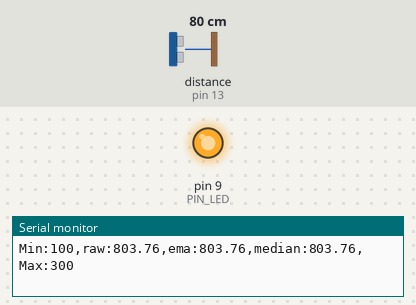
The sketch below on a simulated Arduino Uno, built with avr-gcc and run on an emulated ATmega328P. On the bench: output pins drawn as LEDs (lit = HIGH), the last lines printed to the serial monitor. Wiring (inferred from the names in the program): ultrasonic range finder: trigger pin 12; echo pin 13. The test bench sets the inputs (shaded band); at power-on: distance to the obstacle (sensor on pin 13) 80 cm. The echo pulse lasts 58.3 µs per cm; pins used as bus, display or sensor lines are not drawn.

Above: at 1.2 s.
1.3 s: distance to the obstacle (sensor on pin 13) set to 34 cm
2.9 s: distance to the obstacle (sensor on pin 13) set to 28 cm
At 4.4 s:
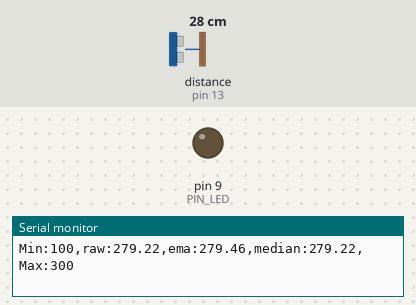
4.7 s: distance to the obstacle (sensor on pin 13) set to 12 cm
6.2 s: distance to the obstacle (sensor on pin 13) set to 9 cm
At 7.0 s:
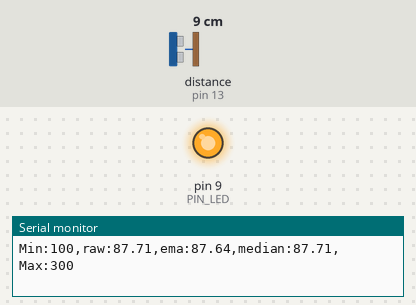
8.0 s: distance to the obstacle (sensor on pin 13) set to 18 cm
At 8.7 s:
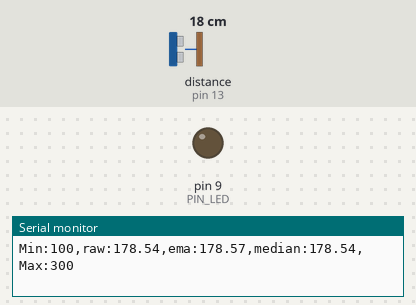
Timing chart, 0 to 10.8 s (numbered marks = the images above; inputs shaded):
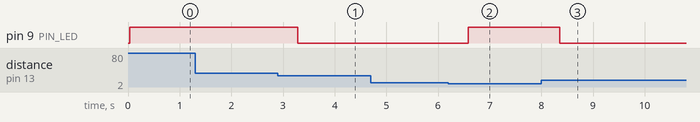

The sketch:

09_example_1_2.ino
```cpp
#define PIN_LED   9
#define PIN_TRIG 12
#define PIN_ECHO 13

#define SND_VEL 346.0
#define INTERVAL 25
#define PULSE_DURATION 10
#define _DIST_MIN 100
#define _DIST_MAX 300

#define TIMEOUT ((INTERVAL / 2) * 1000.0)
#define SCALE (0.001 * 0.5 * SND_VEL)
#define _EMA_ALPHA 0.5                      // EMA
#define MEDIAN_N 30                         // 중위수 필터 (3, 10, 30 택1하기)

unsigned long last_sampling_time = 0;
float dist_ema = _DIST_MAX;

// 중위수 필터용 링버퍼
float dist_samples[MEDIAN_N];
int   sample_index = 0;
int   sample_count = 0; // 현재 채워진 개수

// 함수 선언
float USS_measure(int TRIG, int ECHO);
float medianFilter(const float arr[], int n);

// 초음파 측정
float USS_measure(int TRIG, int ECHO) {
  digitalWrite(TRIG, HIGH);
  delayMicroseconds(PULSE_DURATION);
  digitalWrite(TRIG, LOW);
  unsigned long dur = pulseIn(ECHO, HIGH, (unsigned long)TIMEOUT);
  return (float)dur * SCALE; // us * 계수 = mm
}

// 최근 n개로 중위수 계산하기기
float medianFilter(const float arr[], int n) {
  float temp_arr[MEDIAN_N];
  for (int i = 0; i < n; i++) temp_arr[i] = arr[i];

  for (int i = 0; i < n - 1; i++) {
    for (int j = 0; j < n - i - 1; j++) {
      if (temp_arr[j] > temp_arr[j + 1]) {
        float tmp = temp_arr[j];
        temp_arr[j] = temp_arr[j + 1];
        temp_arr[j + 1] = tmp;
      }
    }
  }
  if (n % 2) return temp_arr[n / 2];
  return 0.5f * (temp_arr[n / 2 - 1] + temp_arr[n / 2]);
}

void setup() {
  pinMode(PIN_LED, OUTPUT);
  pinMode(PIN_TRIG, OUTPUT);
  pinMode(PIN_ECHO, INPUT);
  digitalWrite(PIN_TRIG, LOW);
  Serial.begin(57600);

  // 안정화를 위해 버퍼 초기화
  for (int i = 0; i < MEDIAN_N; i++) dist_samples[i] = _DIST_MAX;
}

void loop() {
  // 고정 주기 샘플링
  if (millis() - last_sampling_time < INTERVAL) return;
  last_sampling_time += INTERVAL;

  // 원본 측정값
  float dist_raw = USS_measure(PIN_TRIG, PIN_ECHO);

  // 중위수 필터로 median 계산
  dist_samples[sample_index] = dist_raw;
  sample_index = (sample_index + 1) % MEDIAN_N;
  if (sample_count < MEDIAN_N) sample_count++;
  float dist_median = medianFilter(dist_samples, sample_count);

  // 비교용 EMA
  dist_ema = _EMA_ALPHA * dist_raw + (1.0f - _EMA_ALPHA) * dist_ema;

  // 출력방식
  Serial.print("Min:");     Serial.print(_DIST_MIN);
  Serial.print(",raw:");    Serial.print(dist_raw);
  Serial.print(",ema:");    Serial.print(dist_ema);
  Serial.print(",median:"); Serial.print(dist_median);
  Serial.print(",Max:");    Serial.print(_DIST_MAX);
  Serial.println();

  // LED
  if (dist_median < _DIST_MIN || dist_median > _DIST_MAX)
    digitalWrite(PIN_LED, HIGH);
  else
    digitalWrite(PIN_LED, LOW);
}
```

Measured:
- the behaviour switches between 31 and 30 cm on distance to the obstacle (sensor on pin 13) (found by bisection; images 0 and 1)
- the behaviour switches between 11 and 10 cm on distance to the obstacle (sensor on pin 13) (found by bisection; images 1 and 2)
- after the input at 2.9 s, pin 9 (PIN_LED): HIGH → LOW after 0.38 s
- after the input at 6.2 s, pin 9 (PIN_LED): LOW → HIGH after 0.38 s
- after the input at 8.0 s, pin 9 (PIN_LED): HIGH → LOW after 0.36 s
